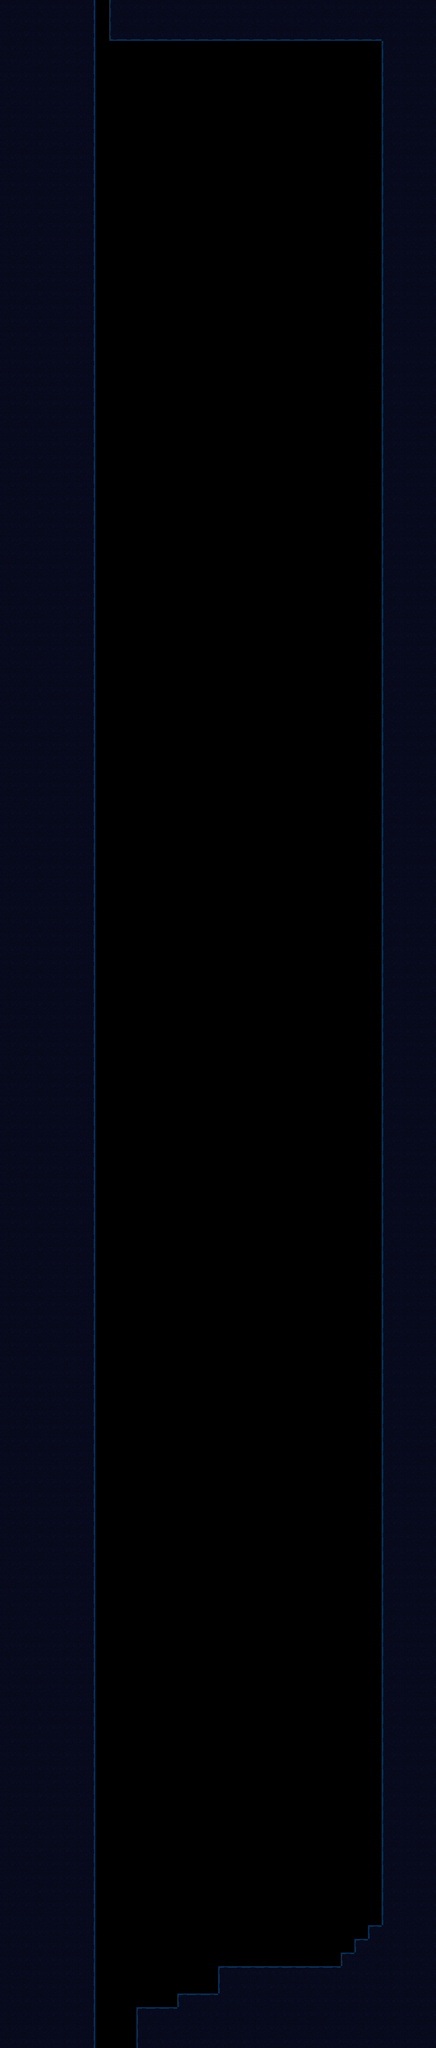

A level layout from a 2D game, rendered from its tile map. Below: a short description, then the map file with tile-grid data replaced by summaries:
An orthogonal 32x150 tile map with 32x32 px tiles, 1 tile layer (Ground), 1 hidden layer not drawn, 2 tilesets and 37 objects (24x Pirahna, 7x Light, 3x Bubble, Lizard, chaseAngler, ...).

<map version="1.10" tiledversion="1.10.2" orientation="orthogonal" renderorder="right-down" width="32" height="150" tilewidth="32" tileheight="32" infinite="0" nextlayerid="4" nextobjectid="186">
 <editorsettings>
  <export target="../maps/Chase2.tmj" format="json" />
 </editorsettings>
 <tileset firstgid="1" name="MarkingTile" tilewidth="32" tileheight="32" tilecount="1" columns="1">
  <image source="../sampleTile.png" width="32" height="32" />
  <tile id="0">
   <properties>
    <property name="collides" type="bool" value="true" />
   </properties>
  </tile>
 </tileset>
 <tileset firstgid="2" name="AquaTile" tilewidth="32" tileheight="32" tilecount="100" columns="10">
  <image source="../StaticImages/tilesheet.png" width="320" height="320" />
  <tile id="0">
   <properties>
    <property name="collides" type="bool" value="true" />
   </properties>
  </tile>
  <tile id="1">
   <properties>
    <property name="collides" type="bool" value="true" />
   </properties>
  </tile>
  <tile id="2">
   <properties>
    <property name="collides" type="bool" value="true" />
   </properties>
  </tile>
  <tile id="3">
   <properties>
    <property name="collides" type="bool" value="true" />
   </properties>
  </tile>
  <tile id="4">
   <properties>
    <property name="collides" type="bool" value="false" />
   </properties>
  </tile>
  <tile id="5">
   <properties>
    <property name="collides" type="bool" value="true" />
   </properties>
  </tile>
  <tile id="6">
   <properties>
    <property name="collides" type="bool" value="true" />
   </properties>
  </tile>
  <tile id="7">
   <properties>
    <property name="collides" type="bool" value="true" />
   </properties>
  </tile>
  <tile id="8">
   <properties>
    <property name="collides" type="bool" value="false" />
   </properties>
  </tile>
  <tile id="9">
   <properties>
    <property name="collides" type="bool" value="false" />
   </properties>
  </tile>
  <tile id="10">
   <properties>
    <property name="collides" type="bool" value="false" />
   </properties>
  </tile>
  <tile id="11">
   <properties>
    <property name="collides" type="bool" value="true" />
   </properties>
  </tile>
  <tile id="12">
   <properties>
    <property name="collides" type="bool" value="false" />
   </properties>
  </tile>
  <tile id="13">
   <properties>
    <property name="collides" type="bool" value="true" />
   </properties>
  </tile>
  <tile id="14">
   <properties>
    <property name="collides" type="bool" value="false" />
   </properties>
  </tile>
  <tile id="15">
   <properties>
    <property name="collides" type="bool" value="true" />
   </properties>
  </tile>
  <tile id="16">
   <properties>
    <property name="collides" type="bool" value="true" />
   </properties>
  </tile>
  <tile id="17">
   <properties>
    <property name="collides" type="bool" value="true" />
   </properties>
  </tile>
  <tile id="18">
   <properties>
    <property name="collides" type="bool" value="false" />
   </properties>
  </tile>
  <tile id="19">
   <properties>
    <property name="collides" type="bool" value="false" />
   </properties>
  </tile>
  <tile id="20">
   <properties>
    <property name="collides" type="bool" value="false" />
   </properties>
  </tile>
  <tile id="21">
   <properties>
    <property name="collides" type="bool" value="true" />
   </properties>
  </tile>
  <tile id="22">
   <properties>
    <property name="collides" type="bool" value="true" />
   </properties>
  </tile>
  <tile id="23">
   <properties>
    <property name="collides" type="bool" value="true" />
   </properties>
  </tile>
  <tile id="24">
   <properties>
    <property name="collides" type="bool" value="false" />
   </properties>
  </tile>
  <tile id="25">
   <properties>
    <property name="collides" type="bool" value="true" />
   </properties>
  </tile>
  <tile id="26">
   <properties>
    <property name="collides" type="bool" value="true" />
   </properties>
  </tile>
  <tile id="27">
   <properties>
    <property name="collides" type="bool" value="true" />
   </properties>
  </tile>
  <tile id="28">
   <properties>
    <property name="collides" type="bool" value="false" />
   </properties>
  </tile>
  <tile id="29">
   <properties>
    <property name="collides" type="bool" value="false" />
   </properties>
  </tile>
  <tile id="30">
   <properties>
    <property name="collides" type="bool" value="false" />
   </properties>
  </tile>
  <tile id="31">
   <properties>
    <property name="collides" type="bool" value="false" />
   </properties>
  </tile>
  <tile id="32">
   <properties>
    <property name="collides" type="bool" value="false" />
   </properties>
  </tile>
  <tile id="33">
   <properties>
    <property name="collides" type="bool" value="false" />
   </properties>
  </tile>
  <tile id="34">
   <properties>
    <property name="collides" type="bool" value="false" />
   </properties>
  </tile>
  <tile id="35">
   <properties>
    <property name="collides" type="bool" value="false" />
   </properties>
  </tile>
  <tile id="36">
   <properties>
    <property name="collides" type="bool" value="false" />
   </properties>
  </tile>
  <tile id="37">
   <properties>
    <property name="collides" type="bool" value="false" />
   </properties>
  </tile>
  <tile id="38">
   <properties>
    <property name="collides" type="bool" value="false" />
   </properties>
  </tile>
  <tile id="39">
   <properties>
    <property name="collides" type="bool" value="false" />
   </properties>
  </tile>
  <tile id="40">
   <properties>
    <property name="collides" type="bool" value="false" />
   </properties>
  </tile>
  <tile id="41">
   <properties>
    <property name="collides" type="bool" value="true" />
   </properties>
  </tile>
  <tile id="42">
   <properties>
    <property name="collides" type="bool" value="true" />
   </properties>
  </tile>
  <tile id="43">
   <properties>
    <property name="collides" type="bool" value="true" />
   </properties>
  </tile>
  <tile id="44">
   <properties>
    <property name="collides" type="bool" value="false" />
   </properties>
  </tile>
  <tile id="45">
   <properties>
    <property name="collides" type="bool" value="false" />
   </properties>
  </tile>
  <tile id="46">
   <properties>
    <property name="collides" type="bool" value="false" />
   </properties>
  </tile>
  <tile id="47">
   <properties>
    <property name="collides" type="bool" value="false" />
   </properties>
  </tile>
  <tile id="48">
   <properties>
    <property name="collides" type="bool" value="false" />
   </properties>
  </tile>
  <tile id="49">
   <properties>
    <property name="collides" type="bool" value="false" />
   </properties>
  </tile>
  <tile id="50">
   <properties>
    <property name="collides" type="bool" value="false" />
   </properties>
  </tile>
  <tile id="51">
   <properties>
    <property name="collides" type="bool" value="true" />
   </properties>
  </tile>
  <tile id="52">
   <properties>
    <property name="collides" type="bool" value="true" />
   </properties>
  </tile>
  <tile id="53">
   <properties>
    <property name="collides" type="bool" value="true" />
   </properties>
  </tile>
  <tile id="54">
   <properties>
    <property name="collides" type="bool" value="false" />
   </properties>
  </tile>
  <tile id="55">
   <properties>
    <property name="collides" type="bool" value="false" />
   </properties>
  </tile>
  <tile id="56">
   <properties>
    <property name="collides" type="bool" value="false" />
   </properties>
  </tile>
  <tile id="57">
   <properties>
    <property name="collides" type="bool" value="false" />
   </properties>
  </tile>
  <tile id="58">
   <properties>
    <property name="collides" type="bool" value="false" />
   </properties>
  </tile>
  <tile id="59">
   <properties>
    <property name="collides" type="bool" value="false" />
   </properties>
  </tile>
  <tile id="60">
   <properties>
    <property name="collides" type="bool" value="false" />
   </properties>
  </tile>
  <tile id="61">
   <properties>
    <property name="collides" type="bool" value="true" />
   </properties>
  </tile>
  <tile id="62">
   <properties>
    <property name="collides" type="bool" value="true" />
   </properties>
  </tile>
  <tile id="63">
   <properties>
    <property name="collides" type="bool" value="true" />
   </properties>
  </tile>
  <tile id="64">
   <properties>
    <property name="collides" type="bool" value="false" />
   </properties>
  </tile>
  <tile id="65">
   <properties>
    <property name="collides" type="bool" value="false" />
   </properties>
  </tile>
  <tile id="66">
   <properties>
    <property name="collides" type="bool" value="false" />
   </properties>
  </tile>
  <tile id="67">
   <properties>
    <property name="collides" type="bool" value="false" />
   </properties>
  </tile>
  <tile id="68">
   <properties>
    <property name="collides" type="bool" value="false" />
   </properties>
  </tile>
  <tile id="69">
   <properties>
    <property name="collides" type="bool" value="false" />
   </properties>
  </tile>
  <tile id="70">
   <properties>
    <property name="collides" type="bool" value="false" />
   </properties>
  </tile>
  <tile id="71">
   <properties>
    <property name="collides" type="bool" value="false" />
   </properties>
  </tile>
  <tile id="72">
   <properties>
    <property name="collides" type="bool" value="false" />
   </properties>
  </tile>
  <tile id="73">
   <properties>
    <property name="collides" type="bool" value="false" />
   </properties>
  </tile>
  <tile id="74">
   <properties>
    <property name="collides" type="bool" value="false" />
   </properties>
  </tile>
  <tile id="75">
   <properties>
    <property name="collides" type="bool" value="false" />
   </properties>
  </tile>
  <tile id="76">
   <properties>
    <property name="collides" type="bool" value="false" />
   </properties>
  </tile>
  <tile id="77">
   <properties>
    <property name="collides" type="bool" value="false" />
   </properties>
  </tile>
  <tile id="78">
   <properties>
    <property name="collides" type="bool" value="false" />
   </properties>
  </tile>
  <tile id="79">
   <properties>
    <property name="collides" type="bool" value="false" />
   </properties>
  </tile>
  <tile id="80">
   <properties>
    <property name="collides" type="bool" value="false" />
   </properties>
  </tile>
  <tile id="81">
   <properties>
    <property name="collides" type="bool" value="false" />
   </properties>
  </tile>
  <tile id="82">
   <properties>
    <property name="collides" type="bool" value="false" />
   </properties>
  </tile>
  <tile id="83">
   <properties>
    <property name="collides" type="bool" value="false" />
   </properties>
  </tile>
  <tile id="84">
   <properties>
    <property name="collides" type="bool" value="false" />
   </properties>
  </tile>
  <tile id="85">
   <properties>
    <property name="collides" type="bool" value="false" />
   </properties>
  </tile>
  <tile id="86">
   <properties>
    <property name="collides" type="bool" value="false" />
   </properties>
  </tile>
  <tile id="87">
   <properties>
    <property name="collides" type="bool" value="false" />
   </properties>
  </tile>
  <tile id="88">
   <properties>
    <property name="collides" type="bool" value="false" />
   </properties>
  </tile>
  <tile id="89">
   <properties>
    <property name="collides" type="bool" value="false" />
   </properties>
  </tile>
  <tile id="90">
   <properties>
    <property name="collides" type="bool" value="false" />
   </properties>
  </tile>
  <tile id="91">
   <properties>
    <property name="collides" type="bool" value="false" />
   </properties>
  </tile>
  <tile id="92">
   <properties>
    <property name="collides" type="bool" value="false" />
   </properties>
  </tile>
  <tile id="93">
   <properties>
    <property name="collides" type="bool" value="false" />
   </properties>
  </tile>
  <tile id="94">
   <properties>
    <property name="collides" type="bool" value="false" />
   </properties>
  </tile>
  <tile id="95">
   <properties>
    <property name="collides" type="bool" value="false" />
   </properties>
  </tile>
  <tile id="96">
   <properties>
    <property name="collides" type="bool" value="false" />
   </properties>
  </tile>
  <tile id="97">
   <properties>
    <property name="collides" type="bool" value="false" />
   </properties>
  </tile>
  <tile id="98">
   <properties>
    <property name="collides" type="bool" value="false" />
   </properties>
  </tile>
  <tile id="99">
   <properties>
    <property name="collides" type="bool" value="false" />
   </properties>
  </tile>
 </tileset>
 <layer id="1" name="Blocking" width="32" height="150" visible="0">
  <data>[4800 cells, 227 non-empty, 1 distinct tile ids]</data>
 </layer>
 <layer id="3" name="Ground" width="32" height="150">
  <data>[4800 cells, 1812 non-empty, 8 distinct tile ids]</data>
 </layer>
 <objectgroup id="2" name="ObjectLayer">
  <properties>
   <property name="Level" value="Tutorial" />
  </properties>
  <object id="41" name="Lizard" x="265.031" y="4663.03">
   <properties>
    <property name="xOrient" type="int" value="0" />
    <property name="yOrient" type="int" value="-1" />
   </properties>
   <point />
  </object>
  <object id="150" name="Pirahna" x="604.545" y="4354.55">
   <properties>
    <property name="rotation" type="int" value="180" />
   </properties>
   <point />
  </object>
  <object id="151" name="Pirahna" x="483.333" y="3915.15">
   <properties>
    <property name="rotation" type="int" value="180" />
   </properties>
   <point />
  </object>
  <object id="152" name="Pirahna" x="728.788" y="3524.24">
   <properties>
    <property name="rotation" type="int" value="180" />
   </properties>
   <point />
  </object>
  <object id="153" name="Pirahna" x="759.152" y="3098.36">
   <properties>
    <property name="rotation" type="int" value="180" />
   </properties>
   <point />
  </object>
  <object id="154" name="Pirahna" x="701.515" y="2848.48">
   <properties>
    <property name="rotation" type="int" value="180" />
   </properties>
   <point />
  </object>
  <object id="155" name="Pirahna" x="839.152" y="2584">
   <properties>
    <property name="rotation" type="int" value="180" />
   </properties>
   <point />
  </object>
  <object id="156" name="Pirahna" x="746.97" y="2051.52">
   <properties>
    <property name="rotation" type="int" value="180" />
   </properties>
   <point />
  </object>
  <object id="157" name="Pirahna" x="764.242" y="1470.06">
   <properties>
    <property name="rotation" type="int" value="180" />
   </properties>
   <point />
  </object>
  <object id="158" name="Pirahna" x="737.879" y="1315.15">
   <properties>
    <property name="rotation" type="int" value="180" />
   </properties>
   <point />
  </object>
  <object id="159" name="Pirahna" x="806.424" y="1117.7">
   <properties>
    <property name="rotation" type="int" value="180" />
   </properties>
   <point />
  </object>
  <object id="160" name="Pirahna" x="743.939" y="672.727">
   <properties>
    <property name="rotation" type="int" value="180" />
   </properties>
   <point />
  </object>
  <object id="161" name="Pirahna" x="789.03" y="436.788">
   <properties>
    <property name="rotation" type="int" value="180" />
   </properties>
   <point />
  </object>
  <object id="162" name="Pirahna" x="724.242" y="4375.75">
   <properties>
    <property name="rotation" type="int" value="180" />
   </properties>
   <point />
  </object>
  <object id="163" name="Pirahna" x="603.03" y="3936.36">
   <properties>
    <property name="rotation" type="int" value="180" />
   </properties>
   <point />
  </object>
  <object id="164" name="Pirahna" x="848.484" y="3545.45">
   <properties>
    <property name="rotation" type="int" value="180" />
   </properties>
   <point />
  </object>
  <object id="165" name="Pirahna" x="484.848" y="3257.57">
   <properties>
    <property name="rotation" type="int" value="180" />
   </properties>
   <point />
  </object>
  <object id="166" name="Pirahna" x="821.212" y="2869.7">
   <properties>
    <property name="rotation" type="int" value="180" />
   </properties>
   <point />
  </object>
  <object id="167" name="Pirahna" x="484.848" y="2421.21">
   <properties>
    <property name="rotation" type="int" value="180" />
   </properties>
   <point />
  </object>
  <object id="168" name="Pirahna" x="866.666" y="2072.73">
   <properties>
    <property name="rotation" type="int" value="180" />
   </properties>
   <point />
  </object>
  <object id="169" name="Pirahna" x="493.939" y="1627.27">
   <properties>
    <property name="rotation" type="int" value="180" />
   </properties>
   <point />
  </object>
  <object id="170" name="Pirahna" x="857.575" y="1336.36">
   <properties>
    <property name="rotation" type="int" value="180" />
   </properties>
   <point />
  </object>
  <object id="171" name="Pirahna" x="512.121" y="990.909">
   <properties>
    <property name="rotation" type="int" value="180" />
   </properties>
   <point />
  </object>
  <object id="172" name="Pirahna" x="863.636" y="693.939">
   <properties>
    <property name="rotation" type="int" value="180" />
   </properties>
   <point />
  </object>
  <object id="173" name="Pirahna" x="472.727" y="400">
   <properties>
    <property name="rotation" type="int" value="180" />
   </properties>
   <point />
  </object>
  <object id="174" name="Bubble" x="251.515" y="1506.06">
   <point />
  </object>
  <object id="175" name="Bubble" x="239.394" y="2787.88">
   <point />
  </object>
  <object id="176" name="Bubble" x="239.394" y="481.818">
   <point />
  </object>
  <object id="177" name="chaseAngler" x="266.667" y="5075.76">
   <point />
  </object>
  <object id="178" name="endTrigger" x="242.061" y="22.7878">
   <properties>
    <property name="Level" value="IntroCutscene" />
   </properties>
   <point />
  </object>
  <object id="179" name="Light" x="193.939" y="472.727">
   <properties>
    <property name="intensity" type="int" value="4" />
    <property name="radius" type="int" value="500" />
   </properties>
   <point />
  </object>
  <object id="180" name="Light" x="203.03" y="1481.82">
   <properties>
    <property name="intensity" type="int" value="4" />
    <property name="radius" type="int" value="500" />
   </properties>
   <point />
  </object>
  <object id="181" name="Light" x="200" y="2751.52">
   <properties>
    <property name="intensity" type="int" value="4" />
    <property name="radius" type="int" value="500" />
   </properties>
   <point />
  </object>
  <object id="182" name="Light" x="206.061" y="4418.18">
   <properties>
    <property name="intensity" type="int" value="4" />
    <property name="radius" type="int" value="500" />
   </properties>
   <point />
  </object>
  <object id="183" name="Light" x="209.091" y="3487.88">
   <properties>
    <property name="intensity" type="int" value="4" />
    <property name="radius" type="int" value="500" />
   </properties>
   <point />
  </object>
  <object id="184" name="Light" x="184.848" y="18.1818">
   <properties>
    <property name="intensity" type="int" value="7" />
    <property name="radius" type="int" value="10000" />
   </properties>
   <point />
  </object>
  <object id="185" name="Light" x="363.636" y="45.4545">
   <properties>
    <property name="intensity" type="int" value="7" />
    <property name="radius" type="int" value="10000" />
   </properties>
   <point />
  </object>
 </objectgroup>
</map>
